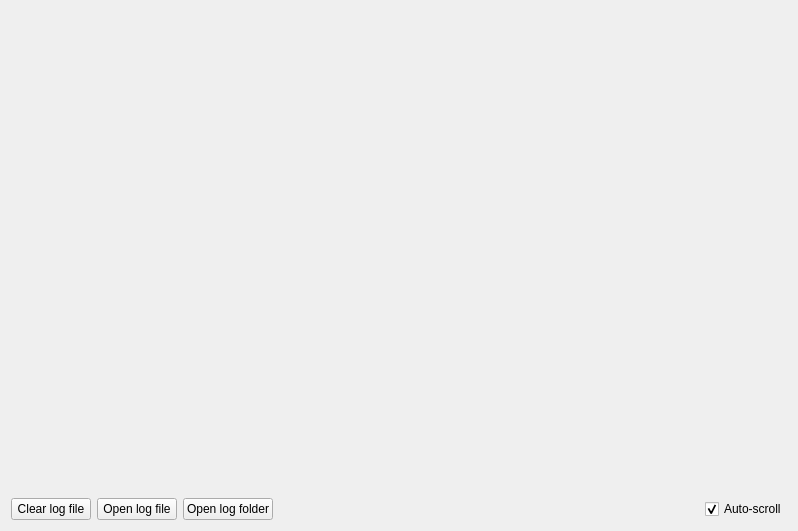
<?xml version="1.0" encoding="UTF-8"?>
<ui version="4.0">
 <class>LogTab</class>
 <widget class="QWidget" name="LogTab">
  <property name="geometry">
   <rect>
    <x>0</x>
    <y>0</y>
    <width>798</width>
    <height>531</height>
   </rect>
  </property>
  <property name="sizePolicy">
   <sizepolicy hsizetype="Ignored" vsizetype="Ignored">
    <horstretch>0</horstretch>
    <verstretch>0</verstretch>
   </sizepolicy>
  </property>
  <property name="maximumSize">
   <size>
    <width>16777214</width>
    <height>16777215</height>
   </size>
  </property>
  <property name="windowTitle">
   <string>Log</string>
  </property>
  <property name="windowIcon">
   <iconset resource="../../resources/resources.qrc">
    <normaloff>:/images/icon.ico</normaloff>:/images/icon.ico</iconset>
  </property>
  <layout class="QVBoxLayout" name="verticalLayout">
   <item>
    <widget class="QPlainTextEdit" name="labelLog">
     <property name="acceptDrops">
      <bool>false</bool>
     </property>
     <property name="styleSheet">
      <string notr="true">QFrame {
	background: transparent;
}
QTextEdit {
	padding: 0;
}</string>
     </property>
     <property name="frameShape">
      <enum>QFrame::Shape::NoFrame</enum>
     </property>
     <property name="frameShadow">
      <enum>QFrame::Shadow::Plain</enum>
     </property>
     <property name="lineWidth">
      <number>0</number>
     </property>
     <property name="undoRedoEnabled">
      <bool>false</bool>
     </property>
     <property name="lineWrapMode">
      <enum>QPlainTextEdit::LineWrapMode::NoWrap</enum>
     </property>
     <property name="readOnly">
      <bool>true</bool>
     </property>
    </widget>
   </item>
   <item>
    <layout class="QHBoxLayout" name="layoutButtons">
     <item>
      <widget class="QPushButton" name="buttonClear">
       <property name="text">
        <string>Clear log file</string>
       </property>
      </widget>
     </item>
     <item>
      <widget class="QPushButton" name="buttonOpen">
       <property name="text">
        <string>Open log file</string>
       </property>
      </widget>
     </item>
     <item>
      <widget class="QPushButton" name="buttonOpenDir">
       <property name="text">
        <string>Open log folder</string>
       </property>
      </widget>
     </item>
     <item>
      <spacer name="spacerAutoScroll">
       <property name="orientation">
        <enum>Qt::Orientation::Horizontal</enum>
       </property>
       <property name="sizeHint" stdset="0">
        <size>
         <width>40</width>
         <height>20</height>
        </size>
       </property>
      </spacer>
     </item>
     <item>
      <widget class="QCheckBox" name="checkAutoScroll">
       <property name="toolTip">
        <string>Keep scrolling to the newest line. Uncheck to read the log without it moving.</string>
       </property>
       <property name="text">
        <string>Auto-scroll</string>
       </property>
       <property name="checked">
        <bool>true</bool>
       </property>
      </widget>
     </item>
    </layout>
   </item>
  </layout>
 </widget>
 <resources>
  <include location="../../resources/resources.qrc"/>
 </resources>
 <connections>
  <connection>
   <sender>buttonClear</sender>
   <signal>clicked()</signal>
   <receiver>LogTab</receiver>
   <slot>clear()</slot>
   <hints>
    <hint type="sourcelabel">
     <x>122</x>
     <y>506</y>
    </hint>
    <hint type="destinationlabel">
     <x>35</x>
     <y>493</y>
    </hint>
   </hints>
  </connection>
  <connection>
   <sender>buttonOpen</sender>
   <signal>clicked()</signal>
   <receiver>LogTab</receiver>
   <slot>open()</slot>
   <hints>
    <hint type="sourcelabel">
     <x>526</x>
     <y>520</y>
    </hint>
    <hint type="destinationlabel">
     <x>576</x>
     <y>493</y>
    </hint>
   </hints>
  </connection>
  <connection>
   <sender>buttonOpenDir</sender>
   <signal>clicked()</signal>
   <receiver>LogTab</receiver>
   <slot>openDir()</slot>
   <hints>
    <hint type="sourcelabel">
     <x>744</x>
     <y>510</y>
    </hint>
    <hint type="destinationlabel">
     <x>795</x>
     <y>513</y>
    </hint>
   </hints>
  </connection>
 </connections>
 <slots>
  <slot>clear()</slot>
  <slot>open()</slot>
  <slot>openDir()</slot>
 </slots>
</ui>
